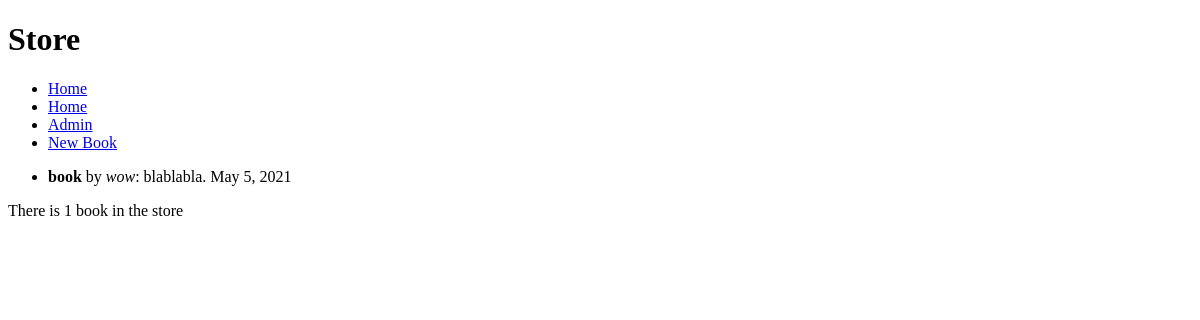
The page /store/ on the database as committed earlier.
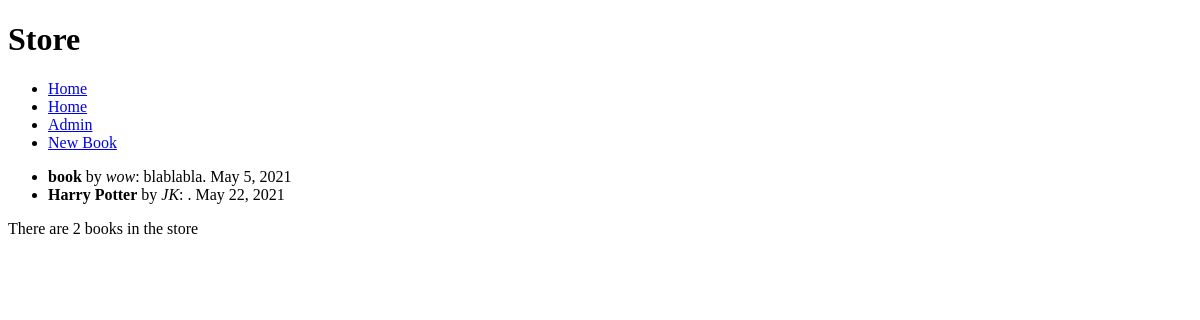
The same page on the database as committed later.
### store/models.py (models this page shows)
class Book(models.Model):
    title = models.CharField(max_length=200)
    author = models.CharField(max_length=200)
    description=models.TextField()
    publish_date = models.DateField(default=datetime.date.today)

### store/views.py (the view)
# urls.py: path('', include('store.urls')),
def store(request):
    books = Book.objects.all()
    book_count = books.count()
    context = {
        'books': books,
        'count': book_count,
        'page_name': 'store',
    }
    return render(request, 'store/store.html', context)

### store/templates/store/store.html (shortened to what this page needs)
<!DOCTYPE html>
<html lang="en">
<head>
</head>
<body>
    <h1>Store</h1>
    <nav>
        <ul>
        <li><a href="{% url 'index' %}">Home</a></li>
        <li><a href="{% url 'store' %}">Home</a></li>
        <li><a href="{% url 'admin:index' %}">Admin</a></li>
        <li><a href="{% url 'new_book' %}" >New Book</a></li>
        </ul>
    </nav>
<ul>
    {% for book in books %}
    <li><strong>{{ book.title }}</strong> by <em>{{ book.author }}</em>:
    {{ book.description }}. {{book.publish_date }}
    </li>
    {% endfor %}
</ul>
    {% if count == 1 %}
    There is {{count}} book in the store
    {% else %}
    There are {{count}} books in the store
    {% endif %}
</body>
</html>

Rows that differ between the two databases and show on the page:
added Book: title "Harry Potter", author "JK", publish_date "May 22, 2021"
Other text that changed with them:
{{ count }}: (not shown) → "2"
{{ count }}: "1" → (not shown)
text no longer shown: "There is book in the store"
text now shown: "There are books in the store"
